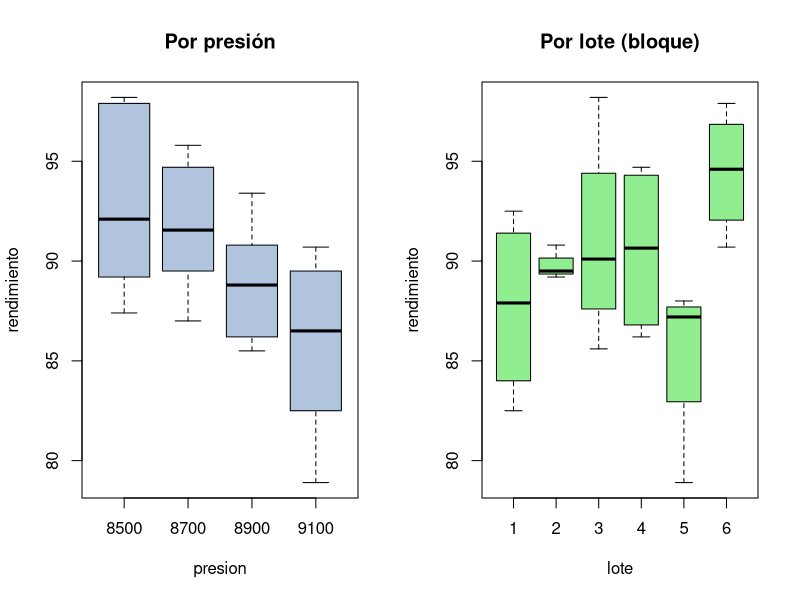
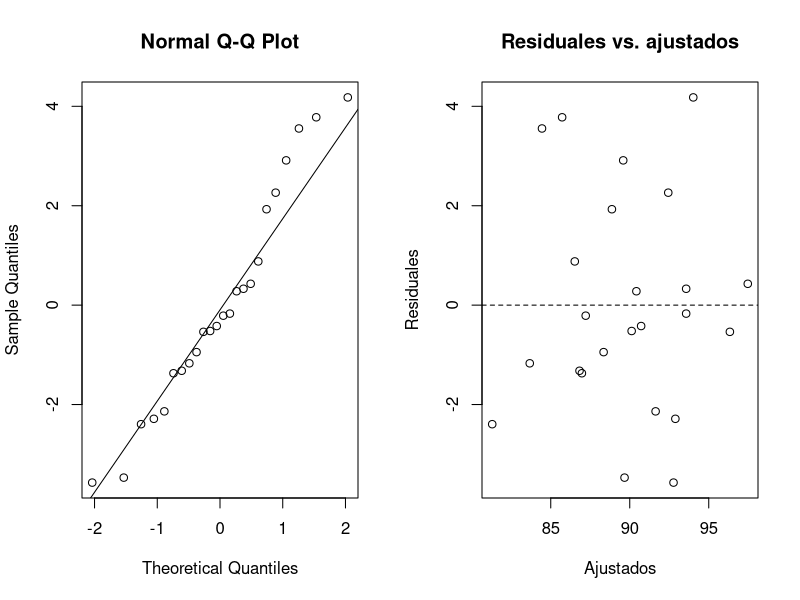
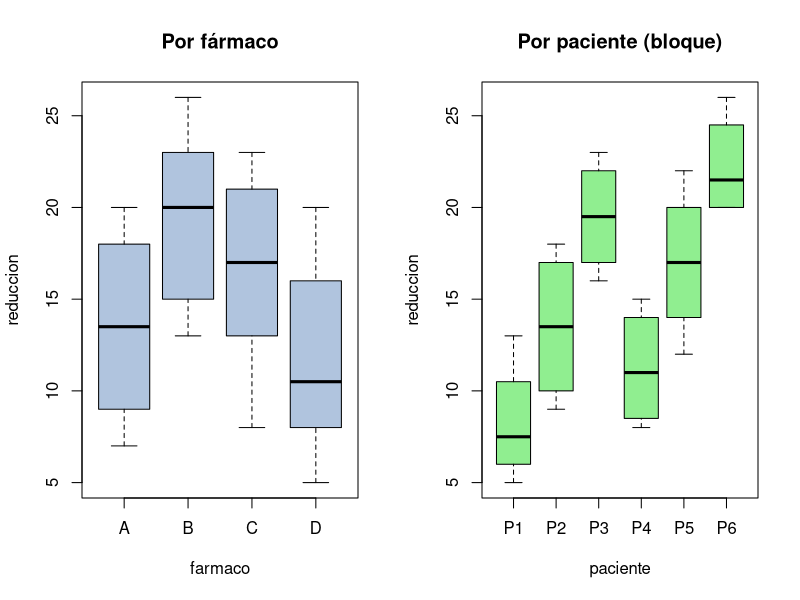

Write the R code that produced these figures, in order.
## ---- chunk 1
knitr::opts_chunk$set(echo = TRUE, message = FALSE, warning = FALSE,
                      fig.width = 7, fig.height = 4)
## ---- chunk 2
suppressMessages(library(car))
set.seed(2)
## ---- chunk 3
df <- read.csv('../datos/rendimiento-extrusion.csv')
df$presion <- factor(df$presion)
df$lote <- factor(df$lote)
with(df, tapply(rendimiento, list(presion, lote), mean))
## ---- chunk 4
op <- par(mfrow = c(1, 2))
boxplot(rendimiento ~ presion, data = df, main = 'Por presión', col = 'lightsteelblue')
boxplot(rendimiento ~ lote, data = df, main = 'Por lote (bloque)', col = 'lightgreen')
par(op)
## ---- chunk 5
modelo <- aov(rendimiento ~ presion + lote, data = df)
summary(modelo)
## ---- chunk 6
op <- par(mfrow = c(1, 2))
qqnorm(residuals(modelo)); qqline(residuals(modelo))
plot(fitted(modelo), residuals(modelo), xlab='Ajustados', ylab='Residuales',
     main='Residuales vs. ajustados'); abline(h=0, lty=2)
par(op)
shapiro.test(residuals(modelo))
## ---- chunk 7
TukeyHSD(modelo, 'presion')
## ---- chunk 8
s <- summary(modelo)[[1]]
a <- nlevels(df$presion); b <- nlevels(df$lote)
CME <- s['Residuals', 'Mean Sq']
CMB <- s['lote', 'Mean Sq']
ER <- ((b-1)*CMB + b*(a-1)*CME) / ((a*b-1)*CME)
cat('Eficiencia relativa DBCA vs. DCA =', round(ER, 2), '\n')
## ---- chunk 9
celdas <- list(A = c(7, 11, 18, 9, 16, 20), B = c(13, 18, 23, 15, 22, 26),
               C = c(8, 16, 21, 13, 18, 23), D = c(5, 9, 16, 8, 12, 20))
clin <- do.call(rbind, lapply(names(celdas), function(d)
    data.frame(farmaco = d, paciente = paste0('P', 1:6), reduccion = celdas[[d]])))
clin$farmaco <- factor(clin$farmaco); clin$paciente <- factor(clin$paciente)
with(clin, tapply(reduccion, list(farmaco, paciente), mean))
## ---- chunk 10
op <- par(mfrow = c(1, 2))
boxplot(reduccion ~ farmaco, data = clin, main = 'Por fármaco', col = 'lightsteelblue')
boxplot(reduccion ~ paciente, data = clin, main = 'Por paciente (bloque)', col = 'lightgreen')
par(op)
## ---- chunk 11
mod_clin <- aov(reduccion ~ farmaco + paciente, data = clin)
summary(mod_clin)
## ---- chunk 12
s <- summary(mod_clin)[[1]]
a <- nlevels(clin$farmaco); b <- nlevels(clin$paciente)
CME <- s['Residuals', 'Mean Sq']; CMB <- s['paciente', 'Mean Sq']
ER <- ((b - 1) * CMB + b * (a - 1) * CME) / ((a * b - 1) * CME)
cat('Eficiencia relativa DBCA vs. DCA =', round(ER, 1), '\n')
## ---- chunk 13
TukeyHSD(mod_clin, 'farmaco')
## ---- chunk 14
mod_dca <- aov(reduccion ~ farmaco, data = clin)
summary(mod_dca)
## ---- chunk 15
gm <- mean(df$rendimiento)
ri <- tapply(df$rendimiento, df$presion, mean) - gm     # efectos de tratamiento
cj <- tapply(df$rendimiento, df$lote, mean) - gm        # efectos de bloque
num <- sum(df$rendimiento * ri[as.character(df$presion)] * cj[as.character(df$lote)])^2
SS_N <- num / (sum(ri^2) * sum(cj^2))                   # SC de no aditividad (1 g.l.)
SSE <- sum(residuals(modelo)^2); dfE <- df.residual(modelo)
F_N <- (SS_N / 1) / ((SSE - SS_N) / (dfE - 1))
p_N <- pf(F_N, 1, dfE - 1, lower.tail = FALSE)
cat('SC no aditividad =', round(SS_N, 3), ' F =', round(F_N, 3), ' p =', round(p_N, 3), '\n')
